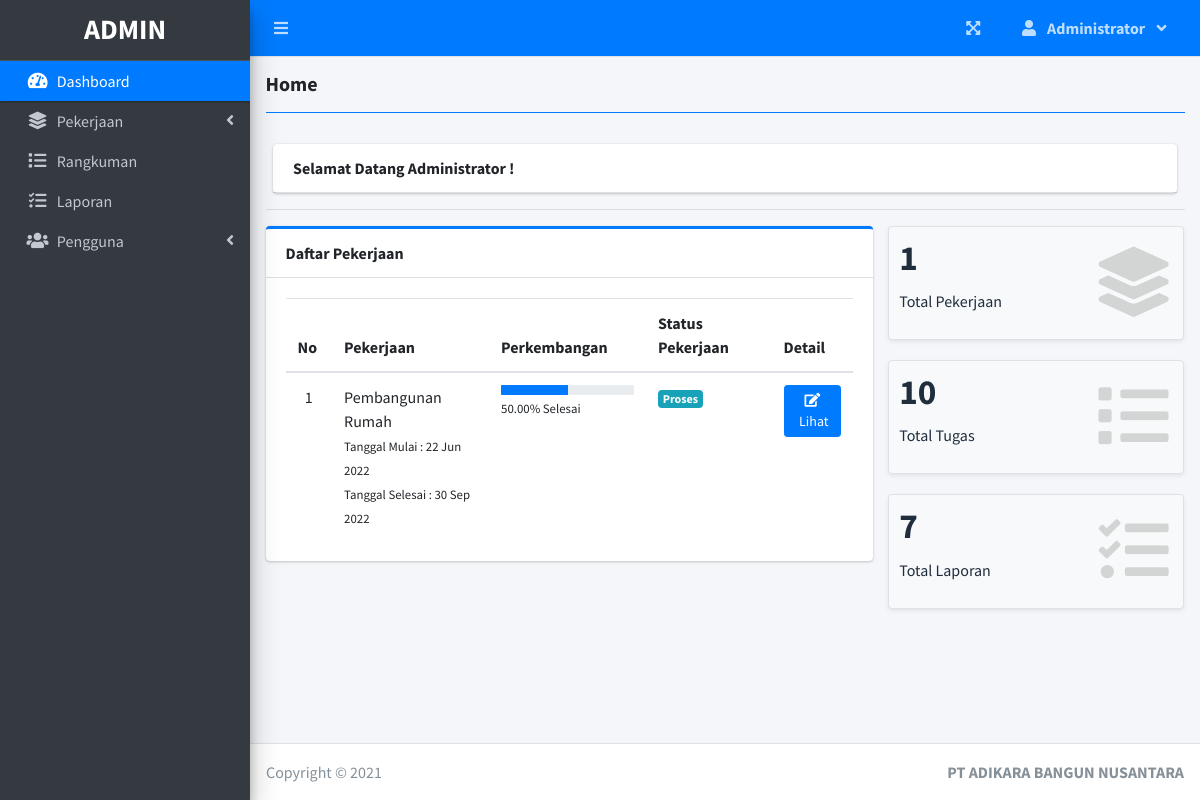
The page / (signed in) on the database its author committed.
### tables this page shows
CREATE TABLE `project_list` (
  `id` int(30) NOT NULL,
  `name` varchar(200) NOT NULL,
  `description` text NOT NULL,
  `client` text NOT NULL,
  `price` decimal(11,0) NOT NULL,
  `status` tinyint(2) NOT NULL,
  `start_date` date NOT NULL,
  `end_date` date NOT NULL,
  `manager_id` int(30) NOT NULL,
  `user_ids` text NOT NULL,
  `date_created` datetime NOT NULL DEFAULT current_timestamp()
);

### home.php (the view, shortened to what this page needs)
<?php include('db_connect.php') ?>
<div class="col-12">
  <div class="card">
    <div class="card-header">
      <b>Selamat Datang <?php echo $_SESSION['login_name'] ?> !</b>
    </div>
  </div>
</div>
<hr>
<?php
$where2 = "";
?>
<div class="row">
  <div class="col-md-8">
    <div class="card card-outline card-primary">
      <div class="card-header">
        <b>Daftar Pekerjaan</b>
      </div>
      <div class="card-body">
        <div class="table-responsive">
          <table class="table m-0 table-hover">
            <colgroup>
              <col width="5%">
              <col width="25%">
              <col width="25%">
              <col width="20%">
              <col width="12%">
            </colgroup>
            <thead>
              <th>No</th>
              <th>Pekerjaan</th>
              <th>Perkembangan</th>
              <th>Status Pekerjaan</th>
              <th>Detail</th>
            </thead>
            <tbody>
              <?php
              $i = 1;
              $stat = array("Mulai", "Mulai", "Proses", "Tunda", "Telat", "Selesai");
              $where = "";
              $qry = $conn->query("SELECT * FROM project_list $where order by name asc");
              while ($row = $qry->fetch_assoc()) :
                $tprog = $conn->query("SELECT * FROM task_list where project_id = {$row['id']}")->num_rows;
                $cprog = $conn->query("SELECT * FROM task_list where project_id = {$row['id']} and status = 3")->num_rows;
                $prog = $tprog > 0 ? ($cprog / $tprog) * 100 : 0;
                $prog = $prog > 0 ?  number_format($prog, 2) : $prog;
                $prod = $conn->query("SELECT * FROM user_productivity where project_id = {$row['id']}")->num_rows;
                if ($row['status'] == 0 && strtotime(date('Y-m-d')) >= strtotime($row['start_date'])) :
                  if ($prod  > 0  || $cprog > 0)
                    $row['status'] = 2;
                  else
                    $row['status'] = 1;
                elseif ($row['status'] == 0 && strtotime(date('Y-m-d')) > strtotime($row['end_date'])) :
                  $row['status'] = 4;
                endif;
              ?>
                <tr>
                  <td class="text-center">
                    <?php echo $i++ ?>
                  </td>
                  <td>
                    <a>
                      <?php echo ucwords($row['name']) ?>
                    </a>
                    <br>
                    <small>
                      Tanggal Mulai : <?php echo date("d M Y", strtotime($row['start_date'])) ?>
                      <br>
                      Tanggal Selesai : <?php echo date("d M Y", strtotime($row['end_date'])) ?>
                    </small>
                  </td>
                  <td class="project_progress">
                    <div class="progress progress-sm">
                      <div class="progress-bar bg-blue" role="progressbar" aria-valuenow="57" aria-valuemin="0" aria-valuemax="100" style="width: <?php echo $prog ?>%">
                      </div>
                    </div>
                    <small>
                      <?php echo $prog ?>% Selesai
                    </small>
                  </td>
                  <td class="project-state">
                    <?php
                    if ($stat[$row['status']] == 'Pending') {
                      echo "<span class='badge badge-secondary'>{$stat[$row['status']]}</span>";
                    } elseif ($stat[$row['status']] == 'Mulai') {
                      echo "<span class='badge badge-primary'>{$stat[$row['status']]}</span>";
                    } elseif ($stat[$row['status']] == 'Proses') {
                      echo "<span class='badge badge-info'>{$stat[$row['status']]}</span>";
                    } elseif ($stat[$row['status']] == 'Tunda') {
                      echo "<span class='badge badge-warning'>{$stat[$row['status']]}</span>";
                    } elseif ($stat[$row['status']] == 'Telat') {
                      echo "<span class='badge badge-danger'>{$stat[$row['status']]}</span>";
                    } elseif ($stat[$row['status']] == 'Selesai') {
                      echo "<span class='badge badge-success'>{$stat[$row['status']]}</span>";
                    }
                    ?>
                  </td>
                  <td>
                    <a class="btn btn-primary btn-sm" href="./index.php?page=view_project&id=<?php echo $row['id'] ?>">
                      <i class="fas fa-edit">
                      </i>
                      &nbsp;Lihat
                    </a>
                  </td>
                </tr>
              <?php endwhile; ?>
            </tbody>
          </table>
        </div>
      </div>
    </div>
  </div>
  <div class="col-md-4">
    <div class="row">
      <div class="col-12 col-sm-6 col-md-12">
        <div class="small-box bg-light shadow-sm border">
          <div class="inner">
            <h3><?php echo $conn->query("SELECT * FROM project_list $where")->num_rows; ?></h3>
            <p>Total Pekerjaan</p>
          </div>
          <div class="icon">
            <i class="fa fa-layer-group"></i>
          </div>
        </div>
      </div>
      <div class="col-12 col-sm-6 col-md-12">
        <div class="small-box bg-light shadow-sm border">
          <div class="inner">
            <h3><?php echo $conn->query("SELECT t.*,p.name as pname,p.start_date,p.status as pstatus, p.end_date,p.id as pid FROM task_list t inner join project_list p on p.id = t.project_id $where2")->num_rows; ?></h3>
            <p>Total Tugas</p>
          </div>
          <div class="icon">
            <i class="fa fa-list"></i>
          </div>
        </div>
      </div>
      <div class="col-12 col-sm-6 col-md-12">
        <div class="small-box bg-light shadow-sm border">
          <div class="inner">
            <h3><?php echo $conn->query("SELECT t.*,p.name as pname,p.start_date,p.status as pstatus, p.end_date,p.id as pid FROM user_productivity t inner join project_list p on p.id = t.project_id $where2")->num_rows; ?></h3>
            <p>Total Laporan</p>
          </div>
          <div class="icon">
            <i class="fa fa-tasks"></i>
          </div>
        </div>
      </div>
    </div>
  </div>
</div>

### rows shown on the page
project_list: name "Pembangunan Rumah", start_date "22 Jun 2022", end_date "30 Sep 2022", prog "50.00", status "Proses"

### other values the page prints
$_SESSION['login_firstname'] "Administrator"
$title "Home"
$_SESSION['login_name'] "Administrator"
$conn->query("SELECT * FROM project_list $where")->num_rows "1"
